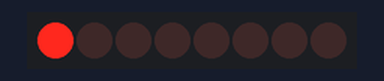
Bench run of a sketch on a simulated Arduino Uno, built with avr-gcc and run on an emulated ATmega328P. Shown: 8 shift-register outputs drawn as a row of LEDs (first output left, lit = HIGH). Wiring (inferred from the names in the program): shift register (74HC595): data pin 2; shift clock pin 4; latch pin 3. Wiring (inferred from the signals the program sends): row of LEDs: on Q0, Q1, Q2, Q3, Q4, Q5, Q6, Q7.

Above: at 0.06 s.
At 0.56 s:
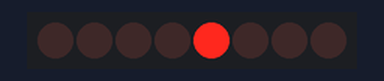
At 0.93 s:
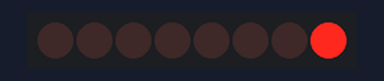
At 1.93 s:
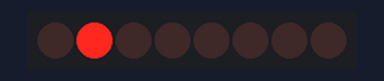
At 2.94 s:
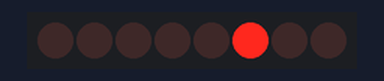
At 3.94 s:
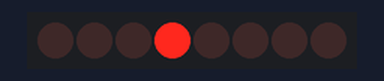
Timing chart, 0 to 4.2 s (numbered marks = the images above):
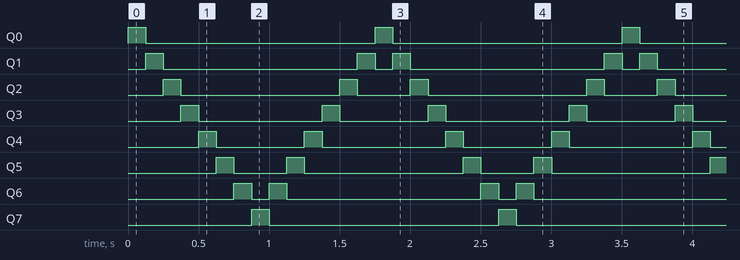

The sketch:

green_led.ino
```cpp
#define GREEN_LED_DATA_PIN 2
#define GREEN_LED_LATCH_PIN 3
#define GREEN_LED_CLOCK_PIN 4
#define RED_LED_PIN 7

#define GREEN_LED_ALL_HIGH 0xFF

void green_led_stationary() {
  digitalWrite(GREEN_LED_LATCH_PIN, LOW);
  shiftOut(GREEN_LED_DATA_PIN, GREEN_LED_CLOCK_PIN, MSBFIRST, GREEN_LED_ALL_HIGH);
  digitalWrite(GREEN_LED_LATCH_PIN, HIGH);
}

void green_led_blink() {
  digitalWrite(GREEN_LED_LATCH_PIN, LOW);
  shiftOut(GREEN_LED_DATA_PIN, GREEN_LED_CLOCK_PIN, MSBFIRST, GREEN_LED_ALL_HIGH);
  digitalWrite(GREEN_LED_LATCH_PIN, HIGH);
  delay(1000);
  digitalWrite(GREEN_LED_LATCH_PIN, LOW);
  shiftOut(GREEN_LED_DATA_PIN, GREEN_LED_CLOCK_PIN, MSBFIRST, ~GREEN_LED_ALL_HIGH);
  digitalWrite(GREEN_LED_LATCH_PIN, HIGH);
  delay(1000);
}

void green_led_moving() {
  for (int i = 0; i < 7; i++) {
    digitalWrite(GREEN_LED_LATCH_PIN, LOW);
    shiftOut(GREEN_LED_DATA_PIN, GREEN_LED_CLOCK_PIN, MSBFIRST, 1 << i);
    digitalWrite(GREEN_LED_LATCH_PIN, HIGH);
    delay(125);
  }
  for (int i = 0; i < 7; i++) {
    digitalWrite(GREEN_LED_LATCH_PIN, LOW);
    shiftOut(GREEN_LED_DATA_PIN, GREEN_LED_CLOCK_PIN, LSBFIRST, 1 << i);
    digitalWrite(GREEN_LED_LATCH_PIN, HIGH);
    delay(125);
  }
}

void setup() {
  pinMode(GREEN_LED_DATA_PIN, OUTPUT);
  pinMode(GREEN_LED_LATCH_PIN, OUTPUT);
  pinMode(GREEN_LED_CLOCK_PIN, OUTPUT);
  // green_led_stationary();
}

void loop() {
  // green_led_blink();
  green_led_moving();
}
```

Measured:
- by itself, Q0, Q7: alternates HIGH for 0.13 s and LOW for 1.6 s
- by itself, Q1: repeats every 1.8 s: LOW 1.4 s, HIGH 0.13 s, LOW 0.13 s, HIGH 0.13 s
- by itself, Q2: repeats every 1.8 s: LOW 1.1 s, HIGH 0.13 s, LOW 0.38 s, HIGH 0.13 s
- by itself, Q3: repeats every 1.8 s: LOW 0.88 s, HIGH 0.13 s, LOW 0.63 s, HIGH 0.13 s
- by itself, Q4: repeats every 1.8 s: LOW 0.63 s, HIGH 0.13 s, LOW 0.88 s, HIGH 0.13 s
- by itself, Q5: repeats every 1.8 s: LOW 0.38 s, HIGH 0.13 s, LOW 1.1 s, HIGH 0.13 s
- by itself, Q6: repeats every 1.8 s: LOW 0.13 s, HIGH 0.13 s, LOW 1.4 s, HIGH 0.13 s
